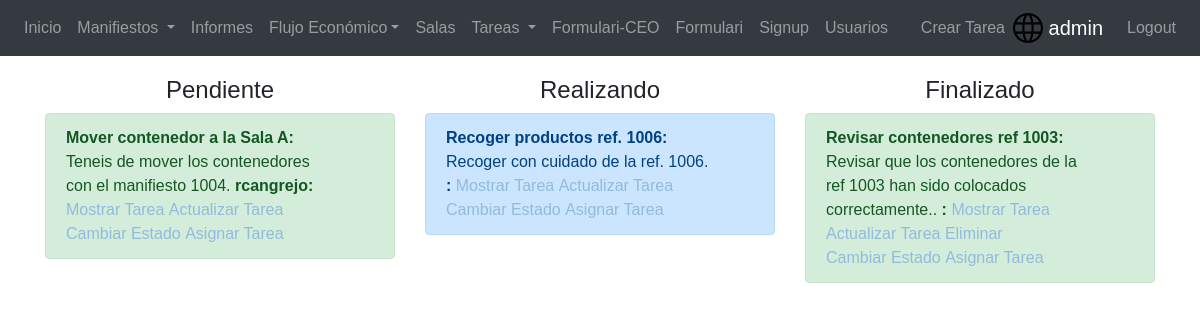
/application/tareas/operarios (signed in), run on the app's committed database.
### application/models.py (models this page shows, shortened)
class Task(models.Model):
    T_STATUS = (('M', 'Manteniment'), ('O', 'Operarios'))
    t_status = models.CharField(max_length=1, choices=T_STATUS, blank=False, default='O')
    TASK_STATUS = (('P', 'Pendiente'), ('R', 'Realizando'), ('F', 'Finalizada'))
    status = models.CharField(max_length=1, choices=TASK_STATUS, blank=False, default='P')
    TYPE_STATUS = (('B', 'Blanco'), ('V', 'Verde'), ('A', 'Azul'))
    tipus = models.CharField(max_length=1, choices=TYPE_STATUS, blank=False, default='V')
    assigned = models.ForeignKey(UserProfile, related_name='assignado', on_delete=models.CASCADE,null=True,blank=True) #Atribut opcional lliure eleccio per cada participant
    sala = models.ForeignKey(Room, related_name='relacionado_con', on_delete=models.CASCADE, null=True, blank=True)
    title = models.CharField(max_length=32)
    description = models.TextField(max_length=256)
    ocultar = models.BooleanField(default=False)

class UserProfile(models.Model):
    user = models.OneToOneField(User, related_name="profile",on_delete=models.CASCADE,default=0)
    ROLE_STATUS =(('admin','admin'),('gestorsala','gestor de sala'),('operario','operario'),('mantenimiento','operario de mantenimiento'),('CEO','CEO'))
    role = models.CharField(max_length=32, choices=ROLE_STATUS, blank=False, default='operario') #Null true and blank true ?¿

### application/views.py (the view)
# urls.py: path('tareas/operarios', tareas_operarios, name='tareas_operarios'),
def tareas_operarios(request):
    logged_user = request.user
    role_class = UserProfile.objects.filter(user=logged_user)
    if role_class.get().role == 'gestorsala' or role_class.get().role == 'operario' or role_class.get().role == 'admin':
        tasks_p = Task.objects.filter(status__contains='P').filter(t_status__contains='O').filter(ocultar='False')
        tasks_r = Task.objects.filter(status__contains='R').filter(t_status__contains='O').filter(ocultar='False')
        tasks_f = Task.objects.filter(status__contains='F').filter(t_status__contains='O').filter(ocultar='False')
        return render(request, 'GestorSala/tareas.html', context={'role_class':role_class.get(), 'tareas_p':tasks_p, 'tareas_r':tasks_r, 'tareas_f':tasks_f})
    else:
        raise PermissionDenied

### templates/GestorSala/tareas.html (shortened to what this page needs)
{% extends 'generic.html' %}
{% block informacio %}
    {% if role_class.role == 'gestorsala' or role_class.role == 'admin' or role_class.role == 'operario' or role_class.role == 'mantenimiento'%}
        <div style="margin-top:20px" class="container">
            <div class="row">
                <div class="col">
                    <h4 align="center">Pendiente</h4>
                    {% for tarea_p in tareas_p %}
                        {% if tarea_p.tipus == 'V' %}
                            <div class="alert alert-success alert-dismissible fade show">
                                <strong>{{ tarea_p.title}}:</strong> {{ tarea_p.description }}.
                                <strong>{{ tarea_p.assigned.user }}:</strong>
                                <a href="{% url 'task_detail' tarea_p.pk %}">Mostrar Tarea</a>
                                {% if role_class.role == 'gestorsala' or role_class.role == 'admin' %}
                                    <a href="{% url 'task_update_all' tarea_p.pk %}">Actualizar Tarea</a>
                                {% endif %}
                                <a href="{% url 'task_update_status' tarea_p.pk %}">Cambiar Estado</a>
                                <a href="{% url 'task_update_assigned' tarea_p.pk %}">Asignar Tarea</a>
                            </div>
                        {% endif %}
                    {% endfor %}
                </div>
                <div class="col">
                    <h4 align="center">Realizando</h4>
                    {% for tarea_r in tareas_r %}
                        {% if tarea_r.tipus == 'A' %}
                            <div class="alert alert-primary alert-dismissible fade show">
                                <strong>{{ tarea_r.title}}:</strong> {{ tarea_r.description }}.
                                <strong>{{ tarea_r.assigned.user }}:</strong>
                                <a href="{% url 'task_detail' tarea_r.pk %}">Mostrar Tarea</a>
                                {% if role_class.role == 'gestorsala' or role_class.role == 'admin' %}
                                    <a href="{% url 'task_update_all' tarea_r.pk %}">Actualizar Tarea</a>
                                {% endif %}
                               <a href="{% url 'task_update_status' tarea_r.pk %}">Cambiar Estado</a>
                                <a href="{% url 'task_update_assigned' tarea_r.pk %}">Asignar Tarea</a>
                            </div>
                        {% endif %}
                    {% endfor %}
                </div>
                <div class="col">
                    <h4 align="center">Finalizado</h4>
                    {% for tarea_f in tareas_f %}
                        {% if tarea_f.tipus == 'V' %}
                            <div class="alert alert-success alert-dismissible fade show">
                            <strong>{{ tarea_f.title}}:</strong> {{ tarea_f.description }}.
                            <strong>{{ tarea_f.assigned.user }}:</strong>
                            <a href="{% url 'task_detail' tarea_f.pk %}">Mostrar Tarea</a>
                            {% if role_class.role == 'gestorsala' or role_class.role == 'admin' %}
                                <a href="{% url 'task_update_all' tarea_f.pk %}">Actualizar Tarea</a>
                                <a href="{% url 'task_update_finish' tarea_f.pk %}">Eliminar</a>
                            {% endif %}
                             <a href="{% url 'task_update_status' tarea_f.pk %}">Cambiar Estado</a>
                            <a href="{% url 'task_update_assigned' tarea_f.pk %}">Asignar Tarea</a>
                        </div>
                        {% endif %}
                    {% endfor %}
                </div>
        </div>
        {% endif %}
{% endblock %}

### templates/generic.html (shortened to what this page needs)
<!DOCTYPE html>
<html lang="en">
<head>
    <link rel="stylesheet" href="https://maxcdn.bootstrapcdn.com/bootstrap/4.3.1/css/bootstrap.min.css">
     {% load static %}
    <link rel="stylesheet" href="{% static '/css/start_page.css' %}">
</head>
<body>
    <div>
        <div>
            {% block content %}
                {% block register %}
                     {% if user.is_authenticated %}
                                {% block nav %}
                                        <nav class="navbar navbar-expand-lg navbar-dark bg-dark">
                                            <div class="collapse navbar-collapse" id="navbarSupportedContent">
                                                <ul class="navbar-nav mr-auto">
                                                        <li class="nav-item">
                                                        <a class=" nav-link" href="{% url 'homepage' %}"> Inicio</a>
                                                        </li>
                                                    {% if role_class.role == 'gestorsala' or role_class.role == 'admin' %}
                                                        <li class="nav-item dropdown">
                                                        <a class="nav-link dropdown-toggle" href="#" id="navbarDropdown" role="button" data-toggle="dropdown" aria-haspopup="true" aria-expanded="false">
                                                        Manifiestos
                                                        </a>
                                                        </li>
                                                    {% endif %}
                                                    {% if role_class.role == 'CEO' or role_class.role == 'admin'%}
                                                        <li class="nav-item">
                                                            <a class=" nav-link" href="{% url 'reports' %}"> Informes</a>
                                                        </li>
                                                        <li class="nav-item dropdown">
                                                        <a class=" nav-link dropdown-toggle" href="#"  id="navbarDropdown" role="button" data-toggle="dropdown" aria-haspopup="true" aria-expanded="false"> Flujo Económico</a>
                                                        </li>
                                                    {% endif %}
                                                    {% if role_class.role == 'gestorsala' or role_class.role == 'admin' or role_class.role == 'operario' or role_class.role == 'mantenimiento'%}
                                                        <li class="nav-item">
                                                        <a class=" nav-link" href="{% url 'rooms' %}"> Salas</a>
                                                        </li>
                                                    {% endif %}
                                                    {% if role_class.role == 'gestorsala' or role_class.role == 'admin'%}
                                                        <li class="nav-item dropdown">
                                                            <a class="nav-link dropdown-toggle" href="#" id="navbarDropdown" role="button" data-toggle="dropdown" aria-haspopup="true" aria-expanded="false">
                                                            Tareas
                                                            </a>
                                                        </li>
                                                    {% endif %}
                                                 {% if role_class.role == 'mantenimiento' or role_class.role == 'admin' %}
                                                     <a  class=" nav-link"  href="{% url 'formCEO_create' %}">Formulari-CEO</a>
                                                {% endif %}
                                                {% if role_class.role == 'CEO' or role_class.role == 'admin' %}
                                                     <a  class=" nav-link"  href="{% url 'formCEO_list' %}">Formulari</a>
                                                     <a  class=" nav-link"  href="{% url 'singup' %}">Signup</a>
                                                    <a  class=" nav-link"  href="{% url 'all_users' %}">Usuarios</a>
                                                {% endif %}
                                                </ul>
                                                <ul class="navbar-nav margin-right: auto">
                                                    {% if role_class.role == 'gestorsala' or role_class.role == 'admin'%}
                                                        <li class="nav-item">
                                                            <a class=" nav-link" href="{% url 'task_create'%}">Crear Tarea</a>
                                                        </li>
                                                    {% endif %}
                                                       <li class="nav-item active" >
                                                    <a class="navbar-brand" href="#"><img src="{% static '/icon/world-wide-web.svg' %}" width="30" height="30" class="d-inline-block align-top" alt=""> {{ user.username }}</a>
                                                        </li>
                                                        <li class="nav-item">
                                                    <a class=" nav-link" href="{% url 'logout' %}"> Logout</a>
                                                        </li>
                                                </ul>
                                            </div>
                                        </nav>
                                {% endblock %}
                                {% block informacio %}{% endblock %}
                         {% endif %}
                {% endblock %}
            {% endblock %}
         </div>
    </div>
</body>
</html>

### application/static/css/start_page.css (style rules this page uses)
html { background-color: #56baed; }
body { font-family: "Poppins", sans-serif; height: 100vh; }
a { color: #92badd; display:inline-block; text-decoration: none; font-weight: 400; }

### data on the page
Task: title "Mover contenedor a la Sala A", description "Teneis de mover los contenedores con el manifiesto 1004", assigned.user "rcangrejo"
Task: title "Recoger productos ref. 1006", description "Recoger con cuidado de la ref. 1006"
Task: title "Revisar contenedores ref 1003", description "Revisar que los contenedores de la ref 1003 han sido colocados correctamente."

### other printed values
{{ user.username }} "admin"
